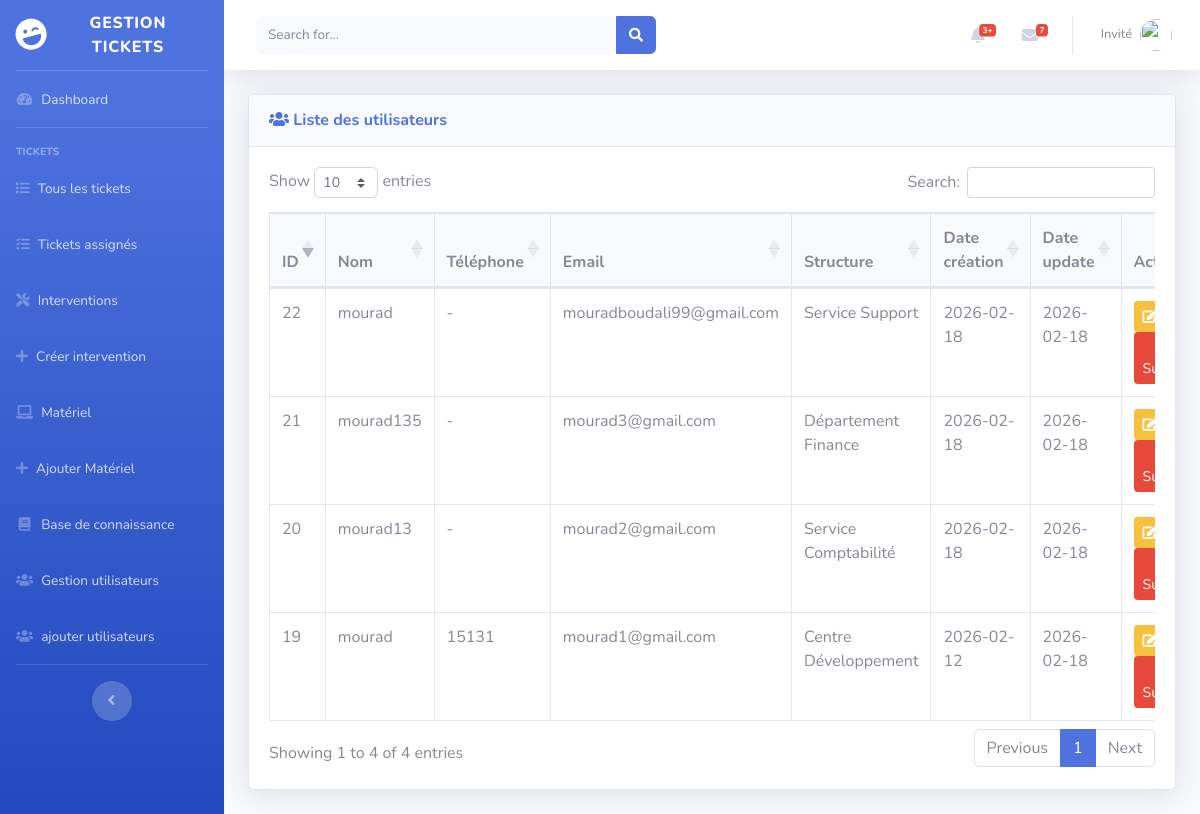
/gestion_user.php (signed in), run on the app's committed database.
### tables this page shows
CREATE TABLE `user` (
  `usr_id` int(11) NOT NULL,
  `usr_nom` varchar(100) DEFAULT NULL,
  `usr_prenom` varchar(100) NOT NULL,
  `usr_telephone` varchar(20) DEFAULT NULL,
  `usr_email` varchar(100) DEFAULT NULL,
  `usr_password` varchar(255) DEFAULT NULL,
  `usr_date_creation` date DEFAULT NULL,
  `usr_date_update` date DEFAULT NULL,
  `str_id` int(11) DEFAULT NULL
);

CREATE TABLE `structure` (
  `str_id` int(11) NOT NULL,
  `str_name` varchar(100) DEFAULT NULL,
  `str_type` enum('departement','centre','service') NOT NULL,
  `parent_id` int(11) DEFAULT NULL
);

### gestion_user.php (the view, shortened to what this page needs)
<?php
require 'db.php';
$stmt = $pdo->prepare("
    SELECT
        u.usr_id,
        u.usr_nom,
        u.usr_telephone,
        u.usr_email,
        u.usr_date_creation,
        u.usr_date_update,
        s.str_name AS structure,
        u.str_id
    FROM user u
    LEFT JOIN structure s ON u.str_id = s.str_id
    ORDER BY u.usr_id DESC
");
$stmt->execute();
$users = $stmt->fetchAll(PDO::FETCH_ASSOC);
?>
<!DOCTYPE html>
<html lang="fr">
<head>
 <link rel="stylesheet" href="https://cdnjs.cloudflare.com/ajax/libs/font-awesome/5.15.4/css/all.min.css">
  <link href="css/sb-admin-2.min.css" rel="stylesheet">
  <link rel="stylesheet" href="https://cdn.datatables.net/1.13.6/css/dataTables.bootstrap4.min.css">
</head>
<body id="page-top">
  <div id="wrapper">
<?php include('fragment/sidebar.php'); ?>
    <div id="content-wrapper" class="d-flex flex-column">
      <div id="content">
<?php include('fragment/navbar.php'); ?>
      <div class="container-fluid mt-4">
        <div class="card shadow mb-4">
            <div class="card-header py-3 d-flex justify-content-between align-items-center">
                <h6 class="m-0 font-weight-bold text-primary">
                    <i class="fas fa-users"></i> Liste des utilisateurs
                </h6>
            </div>
            <div class="card-body">
                <div class="table-responsive">
                    <table class="table table-bordered table-hover" id="usersTable" width="100%" cellspacing="0">
                        <thead class="bg-light">
                            <tr>
                                <th>ID</th>
                                <th>Nom</th>
                                <th>Téléphone</th>
                                <th>Email</th>
                                <th>Structure</th>
                                <th>Date création</th>
                                <th>Date update</th>
                                <th style="width:200px;">Actions</th>
                            </tr>
                        </thead>
                        <tbody>
                            <?php foreach ($users as $u): ?>
                                <tr>
                                    <td><?= htmlspecialchars($u['usr_id']) ?></td>
                                    <td><?= htmlspecialchars($u['usr_nom']) ?></td>
                                    <td><?= htmlspecialchars($u['usr_telephone'] ?? '-') ?></td>
                                    <td><?= htmlspecialchars($u['usr_email']) ?></td>
                                    <td><?= !empty($u['structure']) ? htmlspecialchars($u['structure']) : '<span class="text-muted">Non défini</span>' ?></td>
                                    <td><?= htmlspecialchars($u['usr_date_creation'] ?? '-') ?></td>
                                    <td><?= htmlspecialchars($u['usr_date_update'] ?? '-') ?></td>
                                    <td>
                                        <button class="btn btn-sm btn-warning"
                                            data-toggle="modal"
                                            data-target="#editModal<?= $u['usr_id'] ?>">
                                            <i class="fas fa-edit"></i>
                                        </button>
                                        <a href="supprimer.php?id=<?= urlencode($u['usr_id']) ?>&type=user"
                                            class="btn btn-sm btn-danger"
                                            onclick="return confirm('Voulez-vous vraiment supprimer ce user ?')">
                                            <i class="fas fa-trash"></i> Supprimer
                                        </a>
                                    </td>
                                </tr>
                            <?php endforeach; ?>
                        </tbody>
                    </table>
                </div>
            </div>
        </div>
      </div>
      </div>
    </div>
  </div>
</body>
</html>

### fragment/sidebar.php (shortened to what this page needs)
<?php
$role_name = null;
if (isset($_SESSION['tech_role']) && in_array($_SESSION['tech_role'], ['admin', 'technicien'])) {
    $role_name = $_SESSION['tech_role'];
}
elseif (isset($_SESSION['usr_type']) && $_SESSION['usr_type'] === 'user') {
    $role_name = 'user';
}
?>
<ul class="navbar-nav bg-gradient-primary sidebar sidebar-dark accordion" id="accordionSidebar">
    <a class="sidebar-brand d-flex align-items-center justify-content-center" href="index.php">
        <div class="sidebar-brand-icon rotate-n-15">
            <i class="fas fa-laugh-wink"></i>
        </div>
        <div class="sidebar-brand-text mx-3">Gestion Tickets</div>
    </a>
    <hr class="sidebar-divider my-0">
    <li class="nav-item">
        <a class="nav-link" href="index.php">
            <i class="fas fa-fw fa-tachometer-alt"></i>
            <span>Dashboard</span>
        </a>
    </li>
    <hr class="sidebar-divider">
    <div class="sidebar-heading">Tickets</div>
    <?php if ($role_name === 'user'): ?>
        <li class="nav-item">
            <a class="nav-link" href="cree_ticket.php">
                <i class="fas fa-plus"></i>
                <span>Créer un ticket</span>
            </a>
        </li>
        <li class="nav-item">
            <a class="nav-link" href="mes_tickets.php">
                <i class="fas fa-list"></i>
                <span>Mes tickets</span>
            </a>
        </li>
        <li class="nav-item">
            <a class="nav-link" href="ticket_en_cours.php">
                <i class="fas fa-hourglass-half"></i>
                <span>Tickets en attente</span>
            </a>
        </li>
        <li class="nav-item">
            <a class="nav-link" href="ticket_resolu.php">
                <i class="fas fa-check"></i>
                <span>Tickets résolus</span>
            </a>
        </li>
    <?php elseif ($role_name === 'admin'): ?>
        <li class="nav-item">
            <a class="nav-link" href="tickets_tous.php">
                <i class="fas fa-list"></i>
                <span>Tous les tickets</span>
            </a>
        </li>
        <li class="nav-item">
            <a class="nav-link" href="tickets_assignes.php">
                <i class="fas fa-tasks"></i>
                <span>Tickets assignés</span>
            </a>
        </li>
        <li class="nav-item">
            <a class="nav-link" href="interventions.php">
                <i class="fas fa-tools"></i>
                <span>Interventions</span>
            </a>
        </li>
        <li class="nav-item">
            <a class="nav-link" href="cree_intervention.php">
                <i class="fas fa-plus"></i>
                <span>Créer intervention</span>
            </a>
        </li>
        <li class="nav-item">
            <a class="nav-link" href="materiel.php">
                <i class="fas fa-fw fa-laptop"></i>
                <span>Matériel</span>
            </a>
        </li>
         <li class="nav-item">
            <a class="nav-link" href="ajouter_materiel.php">
                <i class="fas fa-plus"></i>
                <span>Ajouter Matériel</span>
            </a>
        </li>
        <li class="nav-item">
            <a class="nav-link" href="bc.php">
                <i class="fas fa-fw fa-book"></i>
                <span>Base de connaissance</span>
            </a>
        </li>
         <li class="nav-item">
            <a class="nav-link" href="gestion_user.php">
                <i class="fas fa-users"></i>
                <span>Gestion utilisateurs</span>
            </a>
        </li>
        <li class="nav-item">
            <a class="nav-link" href="inscription.php">
                <i class="fas fa-users"></i>
                <span>ajouter utilisateurs</span>
            </a>
        </li>
    <?php endif; ?>
    <hr class="sidebar-divider d-none d-md-block">
    <div class="text-center d-none d-md-inline">
        <button class="rounded-circle border-0" id="sidebarToggle"></button>
    </div>
</ul>

### fragment/navbar.php (shortened to what this page needs)
        <nav class="navbar navbar-expand navbar-light bg-white topbar mb-4 static-top shadow">
          <form class="d-none d-sm-inline-block form-inline mr-auto ml-md-3 my-2 my-md-0 mw-100 navbar-search">
            <div class="input-group">
              <input type="text" class="form-control bg-light border-0 small" placeholder="Search for..." aria-label="Search" aria-describedby="basic-addon2">
              <div class="input-group-append">
                <button class="btn btn-primary" type="button">
                  <i class="fas fa-search fa-sm"></i>
                </button>
              </div>
            </div>
          </form>
          <ul class="navbar-nav ml-auto">
            <li class="nav-item dropdown no-arrow mx-1">
              <a class="nav-link dropdown-toggle" href="#" id="alertsDropdown" role="button" data-toggle="dropdown" aria-haspopup="true" aria-expanded="false">
                <i class="fas fa-bell fa-fw"></i>
                <span class="badge badge-danger badge-counter">3+</span>
              </a>
            </li>
            <li class="nav-item dropdown no-arrow mx-1">
              <a class="nav-link dropdown-toggle" href="#" id="messagesDropdown" role="button" data-toggle="dropdown" aria-haspopup="true" aria-expanded="false">
                <i class="fas fa-envelope fa-fw"></i>
                <span class="badge badge-danger badge-counter">7</span>
              </a>
            </li>
          <li class="nav-item dropdown no-arrow">
  <a class="nav-link dropdown-toggle" href="#" id="userDropdown" role="button" data-toggle="dropdown" aria-haspopup="true" aria-expanded="false">
    <span class="mr-2 d-none d-lg-inline text-gray-600 small">
<?= isset($_SESSION['nom']) ? htmlspecialchars($_SESSION['nom'], ENT_QUOTES, 'UTF-8') : 'Invité' ?>
    </span>
    <img class="img-profile rounded-circle" src="https://source.unsplash.com/QAB-WJcbgJk/60x60">
  </a>
            </li>
          </ul>
        </nav>

### data on the page
user: usr_id "22", usr_nom "mourad", usr_telephone "-", usr_email "mouradboudali99@gmail.com", str.str_name "Service Support", usr_date_creation "2026-02-18", usr_date_update "2026-02-18"
user: usr_id "21", usr_nom "mourad135", usr_telephone "-", usr_email "mourad3@gmail.com", str.str_name "Département Finance", usr_date_creation "2026-02-18", usr_date_update "2026-02-18"
user: usr_id "20", usr_nom "mourad13", usr_telephone "-", usr_email "mourad2@gmail.com", str.str_name "Service Comptabilité", usr_date_creation "2026-02-18", usr_date_update "2026-02-18"
user: usr_id "19", usr_nom "mourad", usr_telephone "15131", usr_email "mourad1@gmail.com", str.str_name "Centre Développement", usr_date_creation "2026-02-12", usr_date_update "2026-02-18"
